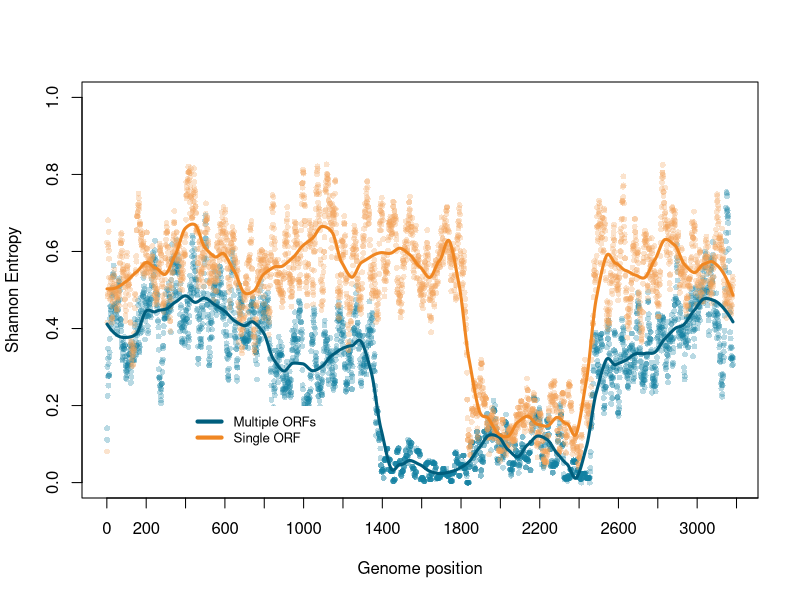

This chart was generated by the following R code:
setwd('/home/laura/Projects/ovrf/paper_example/')

library(scales)

one <- read.csv("1gene_HBV.m20.shannon.txt", sep="\t", header = FALSE)
colnames(one) <-  c("pos", "value")

comp <- read.csv("complete_noS.m20.shannon.txt", sep="\t", header = FALSE)
colnames(comp) <-  c("pos", "value")


# Fit local polynomial regression
lo_one <- loess(one$value~one$pos, span=0.1)
lo_comp <- loess(comp$value~comp$pos, span=0.1)


# pdf(file = "shannon_equal_ShapeAndClases.pdf",
#     width = 12, # The width of the plot in inches
#     height = 5) # The height of the plot in inches

# Points
plot(comp, xaxt='n', col=alpha("#117fa3", 0.3), pch=16, cex=0.8, ylim=c(0,1),
     ylab = "Shannon Entropy",
     xlab= "Genome position"
     )
points(one$pos, one$value, col=alpha("#f1a257", 0.3), pch=16, cex=0.8)
# Add trend lines
lines(predict(lo_comp), col="#005e7d", lwd=3)
lines(predict(lo_one), col="#f08723", lwd=3)
axis(side=1, at=seq(0, 3500, by=200))
legend(400, 0.2, legend=c("Multiple ORFs", "Single ORF"), col=c("#005e7d", "#f08723"),
       lty=1:1, cex=0.8, box.lty = 0, lwd=4)


#dev.off()

non_coding_one <- one[-one$pos[1800:2600],]
non_coding_one <- one[-one$pos[1815:2454],]
non_coding_one[which.min(non_coding_one$value),]

# Complete genome information (lowest are vs the rest)

lowest_region <- comp[comp$pos[1374:2454],]
rest_region <- comp[-comp$pos[1374:2454],]

# Only one orf (coding vs non-coding)
non_coding_one <- one[-one$pos[1815:2454],]
coding_one <- one[one$pos[1815:2454],]
